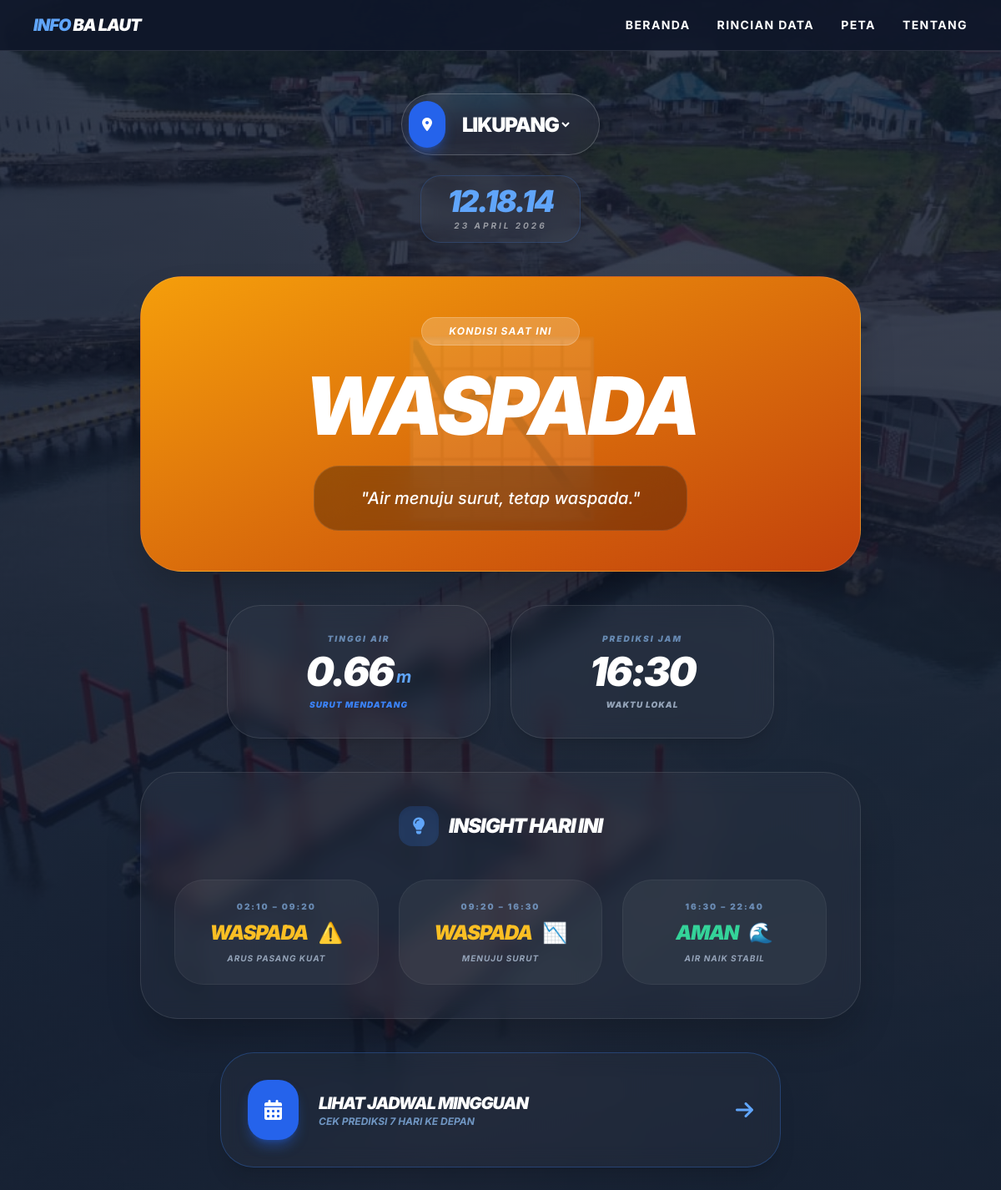
The page /?lokasi=Likupang on the database its author committed.
### app.py (models this page shows)
class JadwalPasut(db.Model):
    id = db.Column(db.Integer, primary_key=True)
    lokasi = db.Column(db.String(50))
    waktu = db.Column(db.DateTime)
    tinggi = db.Column(db.Float)
    jenis = db.Column(db.String(20))

### app.py (the view)
@app.route('/')
def index():
    lokasi_aktif = request.args.get('lokasi', 'Manado')
    daftar_kota = [k[0] for k in db.session.query(JadwalPasut.lokasi).distinct().all()]
    now = datetime.now()
    lokasi_detail = LOKASI_INFO.get(lokasi_aktif, LOKASI_INFO['Manado'])
    events_today = JadwalPasut.query.filter(
        JadwalPasut.lokasi == lokasi_aktif,
        db.func.date(JadwalPasut.waktu) == now.date()
    ).order_by(JadwalPasut.waktu.asc()).all()
    insights = generate_insights(events_today)
    data = JadwalPasut.query.filter(
        JadwalPasut.lokasi == lokasi_aktif,
        JadwalPasut.waktu >= now
    ).order_by(JadwalPasut.waktu.asc()).first()
    status, warna, icon, tips = get_rekomendasi(data.tinggi, data.jenis) if data else ("-", "from-slate-700 to-slate-900", "?", "-")
    return render_template('index.html',
                           data=data,
                           status=status,
                           warna=warna,
                           icon=icon,
                           tips=tips,
                           lokasi_aktif=lokasi_aktif,
                           daftar_kota=daftar_kota,
                           now=now,
                           insights=insights,
                           lokasi_detail=lokasi_detail)

### app.py (called while the page is built)
def get_rekomendasi(tinggi, jenis_next):
    if tinggi < 0.5:
        return "BAHAYA", "from-red-600 to-rose-900", "❌", "Air terlalu dangkal! Kapal berisiko kandas."
    elif tinggi >= 1.8 or jenis_next == 'Surut':
        msg = "Pasang tinggi (Arus Kuat)." if tinggi >= 1.8 else "Air menuju surut, tetap waspada."
        return "WASPADA", "from-amber-500 to-orange-700", "📉", msg
    else:
        return "AMAN", "from-emerald-500 to-teal-700", "🌊", "Air naik stabil. Kondisi terbaik melaut."

### templates/index.html (shortened to what this page needs)
{% extends "base.html" %}
{% block content %}
<div class="space-y-10">
    <div class="flex flex-col items-center gap-6">
        <div class="glass p-2 rounded-full flex items-center pr-8 w-fit mx-auto shadow-2xl border-white/20">
            <div class="bg-blue-600 p-4 rounded-full mr-4 shadow-lg shadow-blue-600/40 animate-pulse">
                <i class="fas fa-location-dot text-white"></i>
            </div>
            <form action="/" method="get">
                <select name="lokasi" onchange="this.form.submit()" class="bg-transparent border-none text-2xl font-black text-white focus:ring-0 cursor-pointer uppercase tracking-tighter">
                    {% for kota in daftar_kota %}
                    <option value="{{ kota }}" class="bg-slate-900" {% if kota == lokasi_aktif %}selected{% endif %}>{{ kota }}</option>
                    {% endfor %}
                </select>
            </form>
        </div>
        <div class="text-center glass px-8 py-3 rounded-3xl border-blue-500/20 shadow-lg backdrop-blur-md">
            <p id="realtime-clock" class="text-4xl font-black italic tracking-tighter text-blue-400 leading-none">00:00:00</p>
            <p class="text-[10px] font-bold opacity-50 uppercase tracking-[0.3em] mt-1 italic text-white">{{ now.strftime('%d %B %Y') }}</p>
        </div>
    </div>
    <div class="relative overflow-hidden rounded-[50px] shadow-2xl p-12 flex flex-col items-center justify-center text-center min-h-[350px] bg-gradient-to-br {{ warna }} border border-white/10 mx-auto max-w-5xl">
        <div class="relative z-10 space-y-6">
            <span class="bg-white/20 px-8 py-2 rounded-full text-xs font-bold uppercase tracking-widest border border-white/20 inline-block italic">Kondisi Saat Ini</span>
            <h2 class="text-6xl md:text-8xl font-black italic tracking-tighter leading-none uppercase">{{ status }}</h2>
            <div class="max-w-md mx-auto">
                <p class="text-lg md:text-xl font-medium leading-relaxed bg-black/30 p-6 rounded-[30px] backdrop-blur-xl border border-white/10 italic text-white">
                    "{{ tips }}"
                </p>
            </div>
        </div>
        <div class="absolute inset-0 flex items-center justify-center opacity-10 pointer-events-none text-[200px]">
            {{ icon }}
        </div>
    </div>
    <div class="grid grid-cols-2 gap-6 max-w-2xl mx-auto w-full px-2">
        <div class="glass p-8 rounded-[40px] border-white/10 flex flex-col items-center text-center hover-scale shadow-xl backdrop-blur-md text-white">
            <p class="text-blue-300 text-[10px] font-black uppercase tracking-[0.2em] mb-2 italic opacity-60">Tinggi Air</p>
            <div class="flex items-end gap-1">
                <p class="text-5xl font-black italic tracking-tighter">{{ data.tinggi if data else '0.0' }}</p>
                <p class="text-xl font-bold text-blue-400 mb-1 italic">m</p>
            </div>
            <p class="text-[10px] font-black uppercase text-blue-500 mt-2 tracking-widest uppercase italic">{{ data.jenis if data else '-' }} Mendatang</p>
        </div>
        <div class="glass p-8 rounded-[40px] border-white/10 flex flex-col items-center text-center hover-scale shadow-xl backdrop-blur-md text-white">
            <p class="text-blue-300 text-[10px] font-black uppercase tracking-[0.2em] mb-2 italic opacity-60">Prediksi Jam</p>
            <p class="text-5xl font-black italic tracking-tighter">{{ data.waktu.strftime('%H:%M') if data else '--:--' }}</p>
            <p class="text-[10px] font-black uppercase text-slate-400 mt-2 tracking-widest italic uppercase">Waktu Lokal</p>
        </div>
    </div>
    <div class="glass rounded-[45px] p-10 border border-white/10 w-full max-w-5xl mx-auto shadow-2xl backdrop-blur-md">
        <div class="flex items-center justify-center gap-3 mb-10">
            <div class="w-12 h-12 bg-blue-500/20 rounded-2xl flex items-center justify-center text-blue-400 shadow-inner">
                <i class="fas fa-lightbulb text-xl"></i>
            </div>
            <h3 class="text-2xl font-black italic uppercase tracking-tighter text-white">Insight Hari Ini</h3>
        </div>
        <div class="grid grid-cols-1 md:grid-cols-2 lg:grid-cols-3 gap-6">
            {% for insight in insights %}
            <div class="bg-white/5 p-6 rounded-[35px] border border-white/5 flex flex-col items-center text-center group hover:bg-white/10 transition-all hover-scale">
                <p class="text-blue-300 text-[10px] font-black uppercase tracking-[0.2em] mb-2 opacity-60">{{ insight.waktu }}</p>
                <div class="flex items-center gap-3 mb-2">
                    <span class="font-black italic text-2xl tracking-tighter {{ insight.color }}">{{ insight.status }}</span>
                    <span class="text-2xl">{{ insight.icon }}</span>
                </div>
                <p class="text-[10px] font-bold text-slate-400 uppercase tracking-widest leading-tight italic">{{ insight.desc }}</p>
            </div>
            {% else %}
            <div class="col-span-full text-center py-10 opacity-30 italic tracking-widest uppercase text-xs text-white">
                Analisis data belum tersedia
            </div>
            {% endfor %}
        </div>
    </div>
    <a href="/mingguan?lokasi={{ lokasi_aktif }}" class="glass p-8 rounded-[40px] border-blue-500/30 flex justify-between items-center group hover:bg-blue-600/20 transition-all shadow-xl hover-scale lg:max-w-2xl mx-auto backdrop-blur-md">
        <div class="flex items-center space-x-6">
            <div class="bg-blue-600 p-5 rounded-3xl shadow-lg shadow-blue-600/40">
                <i class="fas fa-calendar-alt text-2xl text-white"></i>
            </div>
            <div class="text-white">
                <p class="text-xl font-black italic uppercase tracking-tighter">LIHAT JADWAL MINGGUAN</p>
                <p class="text-xs text-blue-300 font-bold opacity-70 italic uppercase">Cek Prediksi 7 Hari Ke Depan</p>
            </div>
        </div>
        <i class="fas fa-arrow-right text-blue-400 group-hover:translate-x-2 transition-transform text-2xl"></i>
    </a>
</div>
{% endblock %}

### templates/base.html (style rules this page uses)
body { font-family: 'Inter', sans-serif; background: radial-gradient(circle at top right, #1e3a8a, #0f172a); background-attachment: fixed; min-height: 100vh; color: white; }
.glass { background: rgba(255, 255, 255, 0.03); backdrop-filter: blur(12px); border: 1px solid rgba(255, 255, 255, 0.1); }
.hover-scale { transition: all 0.3s ease; }

### rows shown on the page
JadwalPasut: tinggi "0.66", jenis "SURUT", waktu "16:30"

### other values the page prints
{{ now.strftime('%d %B %Y') }} "23 APRIL 2026"
{{ status }} "WASPADA"
{{ tips }} "Air menuju surut, tetap waspada."
{{ icon }} "📉"
{{ insight.waktu }} "02:10 – 09:20" "09:20 – 16:30" "16:30 – 22:40"
{{ insight.status }} "WASPADA" "WASPADA" "AMAN"
{{ insight.icon }} "⚠️" "📉" "🌊"
{{ insight.desc }} "ARUS PASANG KUAT" "MENUJU SURUT" "AIR NAIK STABIL"
form field lokasi "Likupang"
